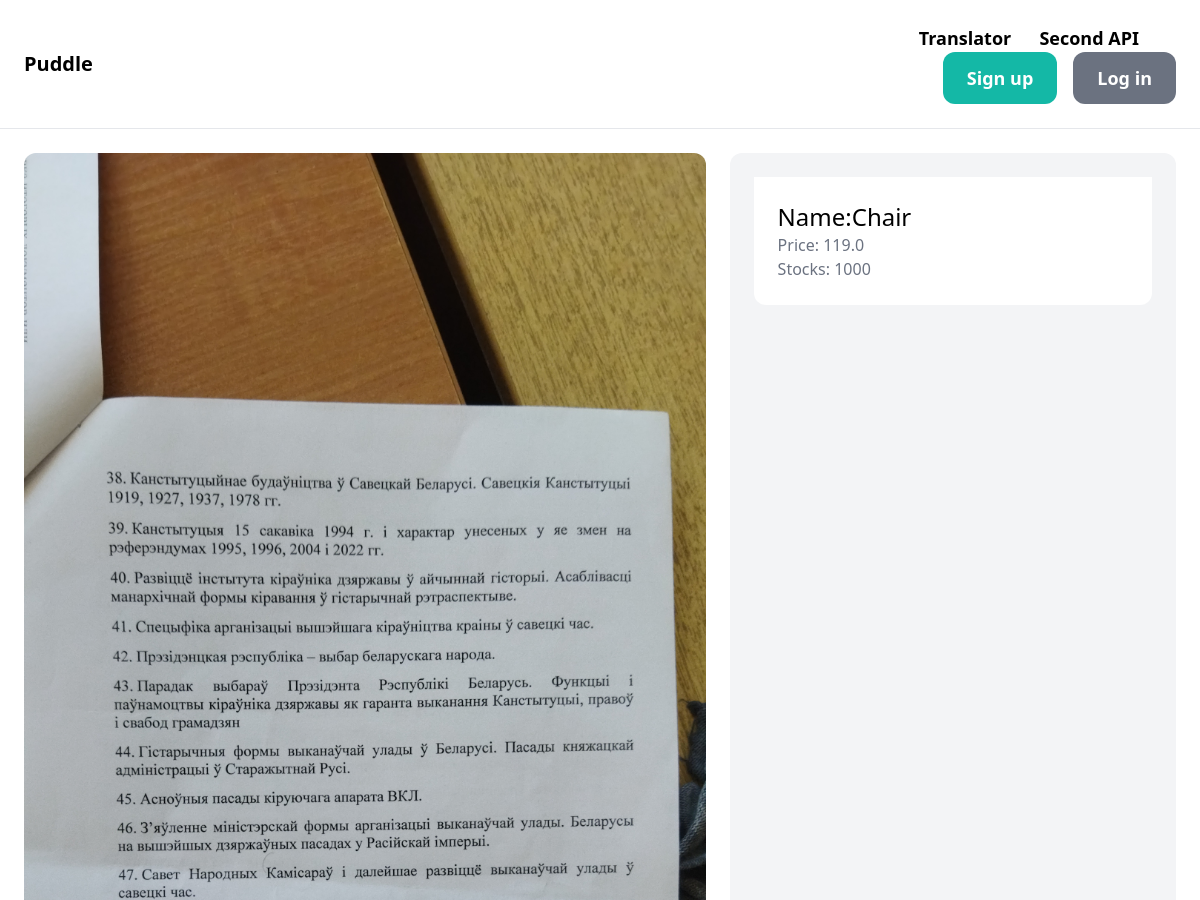
Before: /create/1/ (upper part) with the older database file.
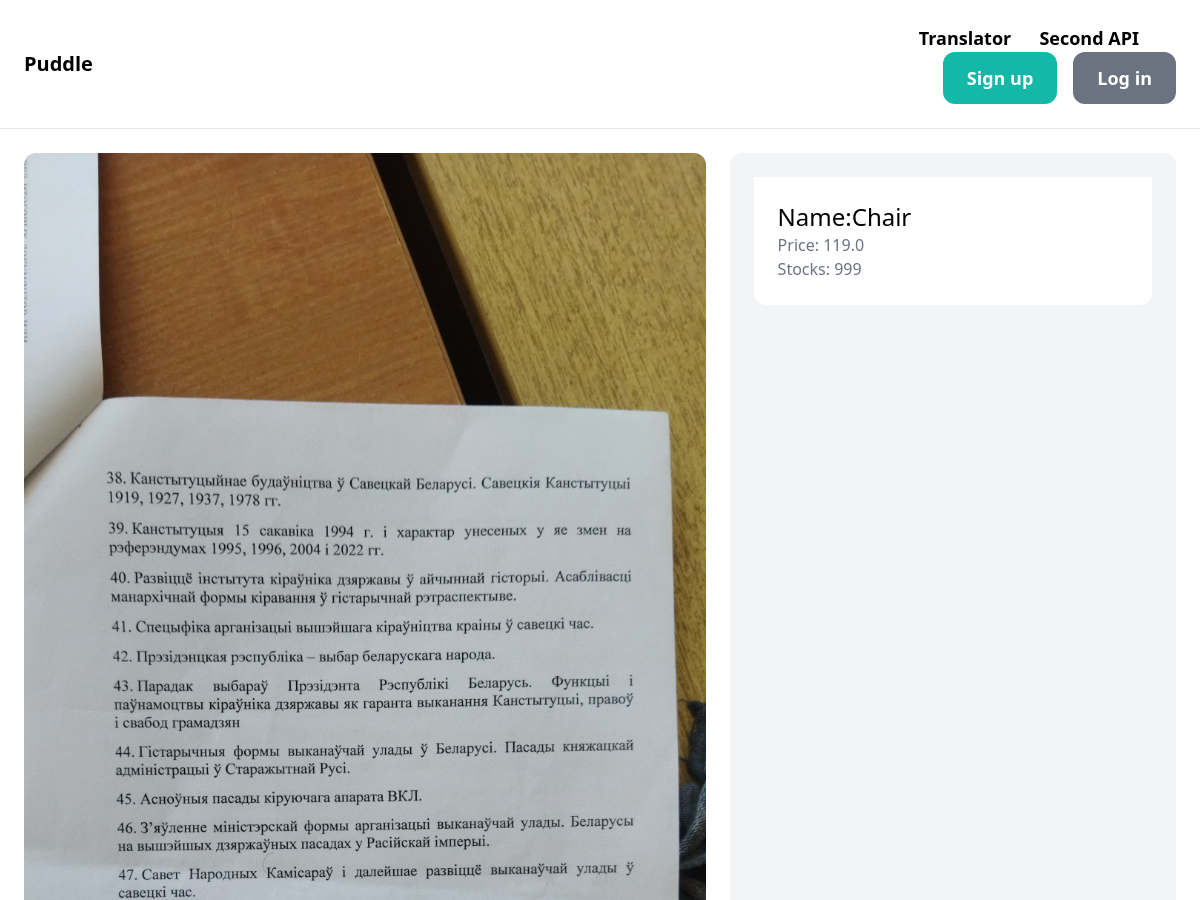
After: the same page with the newer database file.
### toys/models.py (models this page shows, shortened)
class Product(models.Model):
    id = models.AutoField(primary_key=True)
    name=models.CharField(max_length=200)
    product_code = models.CharField(max_length=50)
    price=models.FloatField(null=False, blank=False)
    image=models.ImageField(upload_to='product_images/',blank=True,null=True,default='product_images/FCxARCPWYAEi9ux.jpg')
    status=models.CharField(max_length=100)
    product_type_id = models.ForeignKey(ProductType, on_delete=models.CASCADE)
    amount=models.IntegerField(null=True)

### toys/views.py (the view)
# urls.py: path('create/<int:id>/',create_toy_detail,name='create_toy_detail'),
def create_toy_detail(request, id):
    toy=get_object_or_404(Product,pk=id)
    return render(request, 'toys/toys_detail.html',{'toy':toy,'request':request})

### toys/templates/toys/toys_detail.html (shortened to what this page needs)
{% extends 'core/base.html' %}
{% block content %}
<div class="grid grid-cols-5 gap-6">
    <div class="col-span-3">
        <img src="{{ toy.image.url }}" class="rounded-xl">
    </div>
    <div class="col-span-2 p-6 bg-gray-100 rounded-xl">
        <div class="p-6 bg-white rounded-b-xl">
                            <h2 class="text-2xl">Name:{{ toy.name }}</h2>
                            <p class="text-gray-500">Price: {{ toy.price }}</p>
                            <p class="text-gray-500">Stocks: {{ toy.amount }}</p>
        </div>
    </div>
{% endblock %}

Changed rows visible on the page:
changed Product "Chair": amount "1000" → "999"
